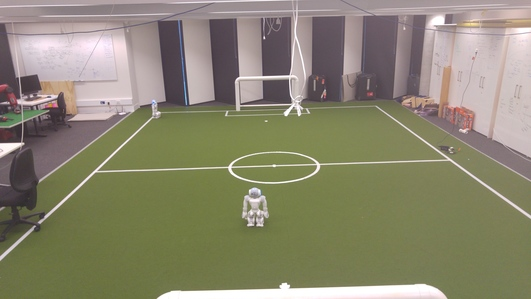
#> input picture field_image.resized.jpg, 531 x 299 px, found by its file name
$ python Field_corner_transform.py   (older library calls are emulated)
#> lines starting #> are read from the running program, lines starting #| are printed output that depends on the picture; after the words box and inside, x2 and y2 are one past the last pixel; in counts of white or black regions, pixels touching at a corner belong together
import cv2
import numpy as np
import sys
import math

def nothing(*arg):
        pass

#fn = '/home/vctr/Downloads/Sudoku.jpg'
fn = '/home/vctr/Downloads/field_image.resized.jpg'
src = cv2.imread(fn)
#> src is the input picture: shape (299, 531, 3); mean B, G, R 111.4, 134.5, 138.1

cv2.namedWindow('test')
cv2.createTrackbar('thrs1', 'test', 3000, 10000, nothing)
cv2.createTrackbar('thrs2', 'test', 200, 1000, nothing)
cv2.createTrackbar('thrs', 'test', 1, 100, nothing)
cv2.createTrackbar('minLineLength', 'test', 100, 1000, nothing)
cv2.createTrackbar('maxLineGap', 'test', 10, 100, nothing)

while True:
    gray = cv2.cvtColor(src, cv2.COLOR_BGR2GRAY)
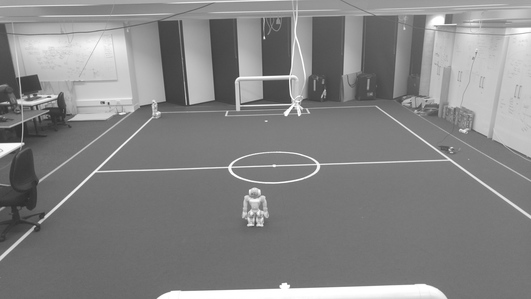
#> gray: shape (299, 531); min 43, max 255, mean 133
    thrs1 = cv2.getTrackbarPos('thrs1', 'test')
    thrs2 = cv2.getTrackbarPos('thrs2', 'test')
    edge = cv2.Canny(gray, thrs1, thrs2, apertureSize=5)
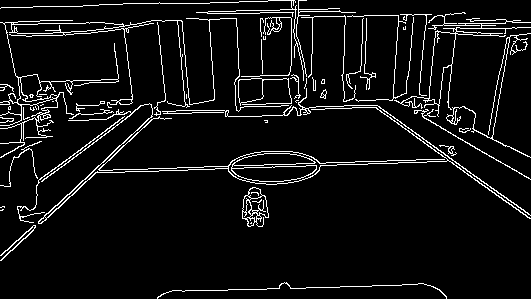
#> edge: shape (299, 531); 6.5% white in thin lines or dots
    thrs = cv2.getTrackbarPos('thrs', 'test')
    minLineLength = cv2.getTrackbarPos('minLineLength', 'test')
    maxLineGap = cv2.getTrackbarPos('maxLineGap', 'test')

    lines = cv2.HoughLinesP(edge,1,np.pi/180,thrs,np.array([]), minLineLength,maxLineGap)
#> lines = [[43, 33, 157, 24], [18, 240, 167, 101], [332, 162, 451, 158], [53, 211, 169, 103], [137, 171, 453, 160], [409, 132, 529, 217], [393, 98, 505, 165], [156, 168, 283, 164]]
    for x1,y1,x2,y2 in lines[0]:
        cv2.line(gray,(x1,y1),(x2,y2),(0,255,0),2)
#> this loop made 1 pass
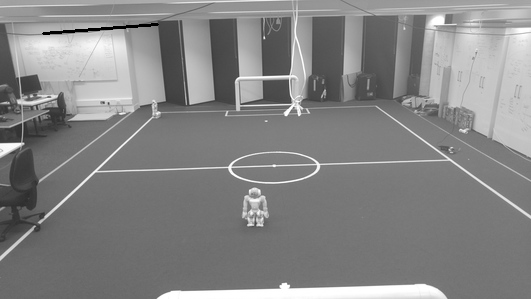
#> gray: shape (299, 531); 0.22% of pixels changed, all inside (x1, y1, x2, y2) = (42, 23, 159, 35)
    '''
    lines = cv2.HoughLinesP(edge, 1, math.pi/180.0, thrs, np.array([]), minLineLength, maxLineGap)
    a,b,c = lines.shape
    for i in range(a):
        cv2.line(gray, (lines[i][0][0], lines[i][0][1]), (lines[i][0][2], lines[i][0][3]), (0, 0, 255), 3, cv2.CV_AA)
    '''
    cv2.imshow('test', gray)
    ch = cv2.waitKey(5) & 0xFF
#> (key Esc is pressed here)
    if ch == 27:
        break


'''
    edge = cv2.Canny(gray, thrs1, thrs2, apertureSize=5)
    vis = src.copy()
    vis = np.uint8(vis/2.)
    vis[edge != 0] = (0, 255, 0)
    cv2.imshow('test', vis)
    ch = cv2.waitKey(5) & 0xFF
    if ch == 27:
        break

'''


'''
#Code to determine what Canny parameters to use
#3000, 200

fn = '/home/vctr/Downloads/field_image.resized.jpg'
src = cv2.imread(fn)

cv2.namedWindow('test')
cv2.createTrackbar('thrs1', 'test', 0, 100000, nothing)
cv2.createTrackbar('thrs2', 'test', 0, 9000, nothing)

while True:
    gray = cv2.cvtColor(src, cv2.COLOR_BGR2GRAY)
    thrs1 = cv2.getTrackbarPos('thrs1', 'test')
    thrs2 = cv2.getTrackbarPos('thrs2', 'test')
    edge = cv2.Canny(gray, thrs1, thrs2, apertureSize=5)
    vis = src.copy()
    vis = np.uint8(vis/2.)
    vis[edge != 0] = (0, 255, 0)
    cv2.imshow('test', vis)
    ch = cv2.waitKey(5) & 0xFF
    if ch == 27:
        break
'''


'''

    thrs1 = cv2.getTrackbarPos('thrs1', 'edge')
    thrs2 = cv2.getTrackbarPos('thrs2', 'edge')

    src = cv2.imread(fn)
    dst = cv2.Canny(src, thrs1, thrs2)
    cdst = cv2.cvtColor(dst, cv2.COLOR_GRAY2BGR)


    vis = img.copy()
    vis = np.uint8(vis/2.)
    vis[edge != 0] = (0, 255, 0)
    cv2.imshow('test', vis)
    ch = cv2.waitKey(5) & 0xFF
    if ch == 27:
        break

    cv2.imshow("test", cdst)
    cv2.waitKey(0)


lines = cv2.HoughLinesP(dst, 1, math.pi/180.0, 40, np.array([]), 50, 10)
a,b,c = lines.shape
for i in range(a):
    cv2.line(cdst, (lines[i][0][0], lines[i][0][1]), (lines[i][0][2], lines[i][0][3]), (0, 0, 255), 3, cv2.CV_AA)


print(__doc__)

try:
    fn = sys.argv[1]
except:
    fn = 0

def nothing(*arg):
    pass

cv2.namedWindow('edge')
cv2.createTrackbar('thrs1', 'edge', 2000, 5000, nothing)
cv2.createTrackbar('thrs2', 'edge', 4000, 5000, nothing)

cap = video.create_capture(fn)
while True:
    flag, img = cap.read()
    gray = cv2.cvtColor(img, cv2.COLOR_BGR2GRAY)
    thrs1 = cv2.getTrackbarPos('thrs1', 'edge')
    thrs2 = cv2.getTrackbarPos('thrs2', 'edge')
    edge = cv2.Canny(gray, thrs1, thrs2, apertureSize=5)
    vis = img.copy()
    vis = np.uint8(vis/2.)
    vis[edge != 0] = (0, 255, 0)
    cv2.imshow('edge', vis)
    ch = cv2.waitKey(5) & 0xFF
    if ch == 27:
        break
cv2.destroyAllWindows()


if True: # HoughLinesP
    lines = cv2.HoughLinesP(dst, 1, math.pi/180.0, 40, np.array([]), 50, 10)
    a,b,c = lines.shape
    for i in range(a):
        cv2.line(cdst, (lines[i][0][0], lines[i][0][1]), (lines[i][0][2], lines[i][0][3]), (0, 0, 255), 3, cv2.CV_AA)

else:    # HoughLines
    lines = cv2.HoughLines(dst, 1, math.pi/180.0, 50, np.array([]), 0, 0)
    a,b,c = lines.shape
    for i in range(a):
        rho = lines[i][0][0]
        theta = lines[i][0][1]
        a = math.cos(theta)
        b = math.sin(theta)
        x0, y0 = a*rho, b*rho
        pt1 = ( int(x0+1000*(-b)), int(y0+1000*(a)) )
        pt2 = ( int(x0-1000*(-b)), int(y0-1000*(a)) )
        cv2.line(cdst, pt1, pt2, (0, 0, 255), 3, cv2.CV_AA)

cv2.imshow("source", src)
cv2.imshow("detected lines", cdst)
cv2.waitKey(0)
'''
